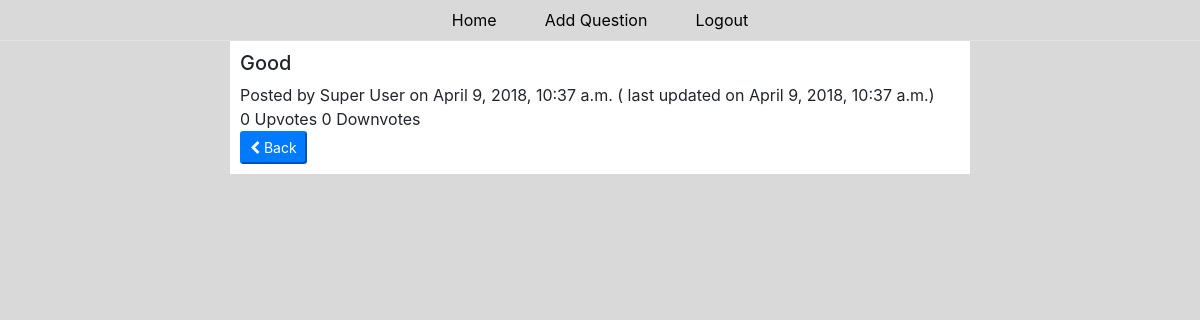
The app's page /quora/details/99/ (signed in) with its own data.
### quora/models.py (models this page shows, shortened)
class Post(models.Model):
    QUESTION = 1
    ANSWER = 2
    COMMENT = 3
    post_type_id = models.IntegerField(null=False)
    description = models.TextField()
    posted_on = models.DateTimeField('date posted', auto_now_add=True)
    last_updated = models.DateTimeField('date updated', auto_now_add=True)
    up_votes = models.IntegerField(default=0)
    down_votes = models.IntegerField(default=0)
    parent = models.ForeignKey('Post', on_delete=models.CASCADE, null=True)
    posted_by = models.ForeignKey(User)
    def get_root_parent_id(self):
        if self.parent_id is None:
            return self.id
        else:
            return self.parent.get_root_parent_id()

### quora/views/actions.py (the view)
# urls.py: url(r'^details/(?P<post_id>[0-9]+)/$', actions.details, name='details'),
@login_required(login_url='/quora/')
def details(request, post_id):
    if request.method == 'GET':
        post = get_object_or_404(Post, pk = post_id)
        return render(request, 'quora/post.html', {'post': post})

### quora/templates/quora/post.html (shortened to what this page needs)
{% extends './base.html' %}
{% block body %}
{% include "./nav-bar.html" %}
<div class="wrapper m-auto">
  <section class="post question">
    <h5>{{ post.description }}</h5>
    <div class="post-details">
      Posted by {{ post.posted_by.get_full_name }}
      on {{ post.posted_on }}
      ( last updated on {{ post.last_updated }})
    </div>
    <div class="post-details">
      {{ post.up_votes }} Upvotes
      {{ post.down_votes }} Downvotes
    </div>
    <div class="post-options">
      <a class='back' href="{% url 'quora:question_detail' post.get_root_parent_id %}">
        <button class="btn-sm btn-primary" ><i class="fa fa-chevron-left"></i> Back</button>
      </a>
    </div>
  </section>
</div>
{% endblock %}

### quora/static/quora/style.css (style rules this page uses)
body { background: #d9d9d9; }
.wrapper { width: 740px; padding: 10px; background: #ffffff; }
a { color: black; }

### records on screen
Post: description "Good", posted_by.get_full_name "Super User", posted_on "April 9, 2018, 10:37 a.m.", last_updated "April 9, 2018, 10:37 a.m.", up_votes "0", down_votes "0"
